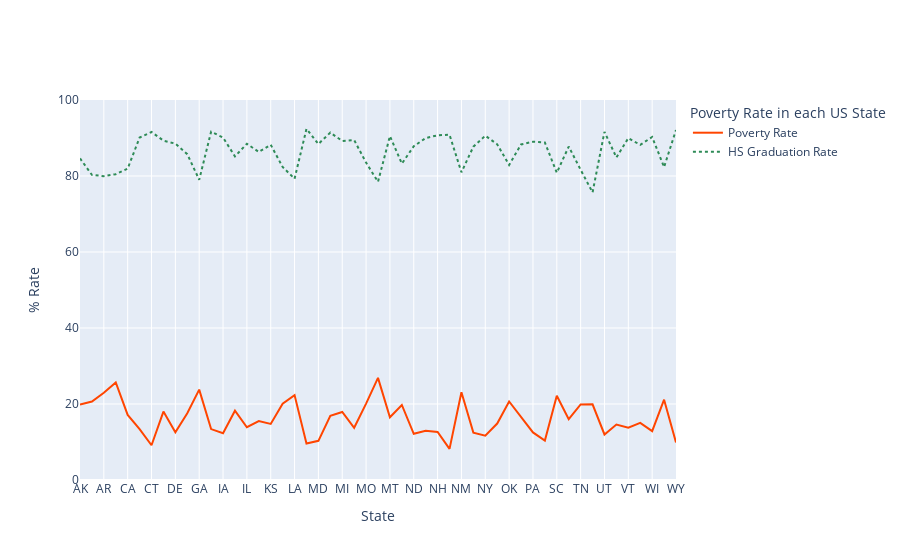

The cell this chart's notebook holds for it:
### Code cell
fig = go.Figure()
fig.add_trace(go.Scatter(x=poverty_grad['Geographic Area'], 
                     y=poverty_grad.Mean_Poverty_Rate,
                     hovertemplate="<br>State=%{x}<br>Povery Rate=%{y}%<extra></extra>",
                     name='Poverty Rate',
                     line=dict(color='orangered', width=2)))
fig.add_trace(go.Scatter(x=poverty_grad['Geographic Area'], 
                     y=poverty_grad.Grad_Rate,
                     hovertemplate="<br>State=%{x}<br>HS Grad Rate=%{y}%<extra></extra>",
                     name='HS Graduation Rate',
                     line=dict(color='seagreen', width=2, dash='dot')))
fig.update_layout(legend_title_text = "Poverty Rate in each US State")
fig.update_xaxes(title_text="State")
fig.update_yaxes(title_text="% Rate", range=[0, 100])

fig.show()

### Figure 1 — Plotly figure (JSON) as saved in the notebook; plotly's stock layout.template omitted (floating-point values rounded to 4 significant figures)
{"data": [{"hovertemplate": "<br>State=%{x}<br>Povery Rate=%{y}%<extra></extra>", "line": {"color": "orangered", "width": 2}, "name": "Poverty Rate", "type": "scatter", "x": ["AK", "AL", "AR", "AZ", "CA", "CO", "CT", "DC", "DE", "FL", "GA", "HI", "IA", "ID", "IL", "IN", "KS", "KY", "LA", "MA", "MD", "ME", "MI", "MN", "MO", "MS", "MT", "NC", "ND", "NE", "NH", "NJ", "NM", "NV", "NY", "OH", "OK", "OR", "PA", "RI", "SC", "SD", "TN", "TX", "UT", "VA", "VT", "WA", "WI", "WV", "WY"], "y": [19.85, 20.65, 22.96, 25.67, 17.12, 13.36, 9.14, 18, 12.56, 17.57, 23.78, 13.4, 12.29, 18.24, 13.88, 15.5, 14.76, 20.08, 22.34, 9.59, 10.31, 16.89, 17.9, 13.75, 20.11, 26.88, 16.51, 19.75, 12.16, 12.98, 12.66, 8.19, 23.08, 12.47, 11.67, 14.85, 20.66, 16.52, 12.52, 10.37, 22.16, 16.03, 19.89, 19.92, 11.98, 14.59, 13.79, 15.02, 12.86, 21.13, 9.89]}, {"hovertemplate": "<br>State=%{x}<br>HS Grad Rate=%{y}%<extra></extra>", "line": {"color": "seagreen", "dash": "dot", "width": 2}, "name": "HS Graduation Rate", "type": "scatter", "x": ["AK", "AL", "AR", "AZ", "CA", "CO", "CT", "DC", "DE", "FL", "GA", "HI", "IA", "ID", "IL", "IN", "KS", "KY", "LA", "MA", "MD", "ME", "MI", "MN", "MO", "MS", "MT", "NC", "ND", "NE", "NH", "NJ", "NM", "NV", "NY", "OH", "OK", "OR", "PA", "RI", "SC", "SD", "TN", "TX", "UT", "VA", "VT", "WA", "WI", "WV", "WY"], "y": [84.63, 80.3, 79.95, 80.47, 81.96, 90.11, 91.59, 89.3, 88.52, 85.74, 79.01, 91.67, 90.11, 85.17, 88.48, 86.32, 88.23, 82.37, 79.29, 92.4, 88.42, 91.43, 89.21, 89.47, 83.52, 78.47, 90.49, 83.25, 87.82, 89.99, 90.71, 90.85, 80.98, 87.72, 90.61, 88.34, 82.91, 88.3, 89.02, 88.82, 80.85, 87.75, 81.63, 75.69, 91.62, 84.88, 89.98, 88.2, 90.26, 82.35, 92.1]}], "layout": {"legend": {"title": {"text": "Poverty Rate in each US State"}}, "xaxis": {"title": {"text": "State"}}, "yaxis": {"range": [0, 100], "title": {"text": "% Rate"}}}}
